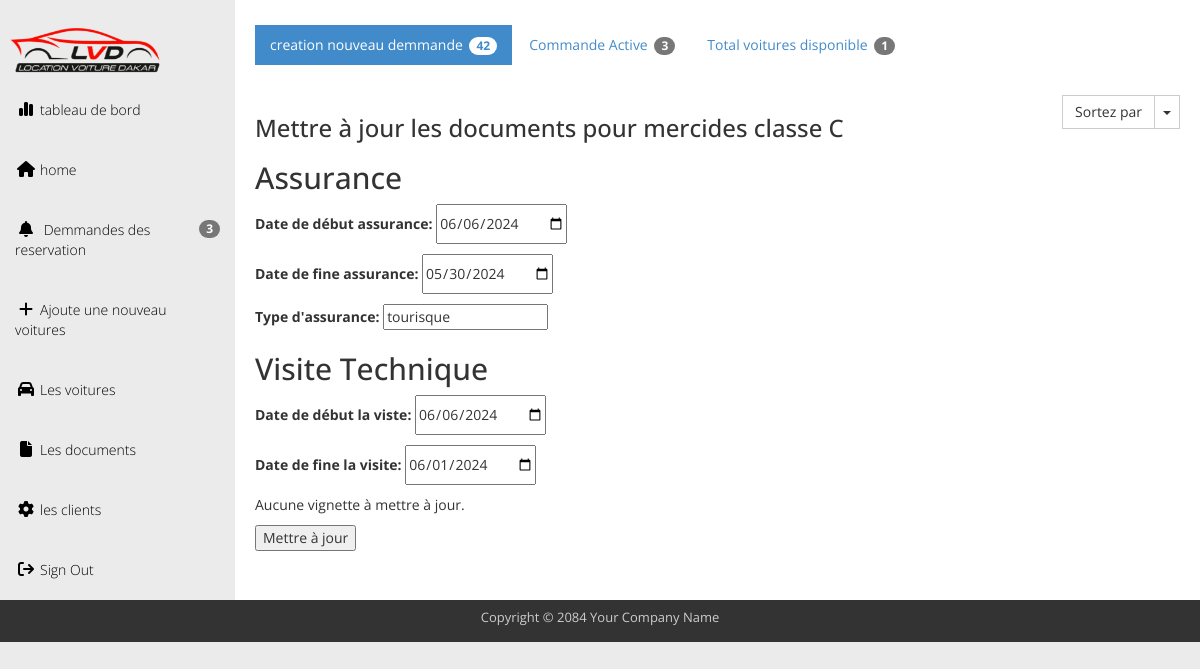
The page /administration/update-documents/5/ (signed in) on the database its author committed.
### administration/models.py (models this page shows, shortened)
class Voiture(models.Model):
    MODEL_CHOICES = [(str(year), str(year)) for year in range(2010, 2025)]
    TYPE_CARBURANT_CHOICES = [
        ('Essence', 'Essence'),
        ('Diesel', 'Diesel'),
        ('Electrique', 'Électrique'),
    ]
    BOITE_VITESSE_CHOICES = [
        ('Manuelle', 'Manuelle'),
        ('Automatique', 'Automatique'),
    ]
    STATUT_CHOICES = [
        ('Bon état', 'Bon état'),
        ('Besoin de réparations mineures', 'Besoin de réparations mineures'),
        ('Besoin de réparations majeures', 'Besoin de réparations majeures'),
    ]
    marque = models.CharField(max_length=100, )
    type = models.CharField(max_length=100)
    matricule = models.CharField(max_length=50)
    date_achat = models.DateField()
    image = models.ImageField(upload_to='voitures/')
    puissance_fiscale = models.DecimalField(max_digits=5, decimal_places=2)
    type_carburant = models.CharField(max_length=50, choices=TYPE_CARBURANT_CHOICES)
    boite_vitesse = models.CharField(max_length=50, choices=BOITE_VITESSE_CHOICES)
    model = models.CharField(max_length=100,choices=MODEL_CHOICES)
    montant_achat = models.DecimalField(max_digits=10, decimal_places=2)
    prix=models.CharField(max_length=10, default='0')
    statut_mecanique = models.CharField(max_length=50, choices=STATUT_CHOICES, default='Bon état')
    disponibilite=models.CharField(max_length=5,default='oui')

class Assurance(models.Model):
    voiture = models.ForeignKey(Voiture, on_delete=models.CASCADE)
    date_debut = models.DateField()
    date_fin = models.DateField()
    type_assurance = models.CharField(max_length=100)

class VisiteTechnique(models.Model):
    voiture = models.ForeignKey(Voiture, on_delete=models.CASCADE)
    date_debut = models.DateField()
    date_fin = models.DateField()

### administration/views.py (the view)
# urls.py: path('update-documents/<int:voiture_id>/', views.update_documents_view, name='update_documents_view'),
@login_required
def update_documents_view(request, voiture_id):
    if not request.user.is_staff:
        return redirect('admin_login')
    voiture = get_object_or_404(Voiture, id=voiture_id)
    today = datetime.now().date()
    target_date = today + timedelta(days=5)
    try:
        assurance = Assurance.objects.get(voiture=voiture, date_fin__lte=target_date, date_fin__gte=today - timedelta(days=1))
    except Assurance.DoesNotExist:
        assurance = None
    try:
        visite_technique = VisiteTechnique.objects.get(voiture=voiture, date_fin__lte=target_date, date_fin__gte=today - timedelta(days=1))
    except VisiteTechnique.DoesNotExist:
        visite_technique = None
    try:
        vignette = Vignette.objects.get(voiture=voiture, date_fin__lte=target_date, date_fin__gte=today - timedelta(days=1))
    except Vignette.DoesNotExist:
        vignette = None
    if request.method == 'POST':
        assurance_form = AssuranceForm(request.POST, instance=assurance)
        visite_technique_form = VisiteTechniqueForm(request.POST, instance=visite_technique)
        vignette_form = VignetteForm(request.POST, instance=vignette)
        if all([form.is_valid() for form in [assurance_form, visite_technique_form, vignette_form] if form is not None]):
            if assurance_form.is_valid():
                assurance = assurance_form.save(commit=False)
                assurance.voiture = voiture
                assurance.save()
            if visite_technique_form.is_valid():
                visite_technique = visite_technique_form.save(commit=False)
                visite_technique.voiture = voiture
                visite_technique.save()
            if vignette_form.is_valid():
                vignette = vignette_form.save(commit=False)
                vignette.voiture = voiture
                vignette.save()
            return redirect('document_vehicule_view')
    else:
        assurance_form = AssuranceForm(instance=assurance) if assurance else None
        visite_technique_form = VisiteTechniqueForm(instance=visite_technique) if visite_technique else None
        vignette_form = VignetteForm(instance=vignette) if vignette else None
    context = {
        'voiture': voiture,
        'assurance_form': assurance_form,
        'visite_technique_form': visite_technique_form,
        'vignette_form': vignette_form,
    }
    return render(request, 'administration/update_documents.html', context)

### administration/forms.py
class AssuranceForm(forms.ModelForm):
    class Meta:
        model = Assurance
        fields = ['date_debut', 'date_fin', 'type_assurance']
        labels = {
            'date_debut': 'Date de début assurance',
            'date_fin': 'Date de fine assurance',
            'type_assurance': 'Type d\'assurance',
        }
        widgets = {
            'date_debut': forms.DateInput(attrs={'type': 'date'}),
            'date_fin': forms.DateInput(attrs={'type': 'date'}),
        }

class VisiteTechniqueForm(forms.ModelForm):
    class Meta:
        model = VisiteTechnique
        fields = ['date_debut', 'date_fin']
        labels = {
            'date_debut': 'Date de début la viste',
            'date_fin': 'Date de fine la visite',
        }
        widgets = {
            'date_debut': forms.DateInput(attrs={'type': 'date'}),
            'date_fin': forms.DateInput(attrs={'type': 'date'}),
        }

### administration/context_processors.py (called while the page is built)
def global_count(request):
    commande = Commande_reservation.objects.all()
    commande_count = commande.count()
    voiture_dispo = Voiture.objects.all()
    available_count = sum(1 for voiture in voiture_dispo if voiture.disponibilite.lower() == 'oui')
    forms = {res.pk: UpdateDateForm(instance=res) for res in commande}
    return {
        'commande_count': commande_count,
        'available_count': available_count
    }

### templates/administration/update_documents.html (shortened to what this page needs)
{% load static %}
<!DOCTYPE html>
<head>
  <link rel="stylesheet" href="{% static 'administration/css/templatemo_main.css' %}">
  <link rel="stylesheet" href="{% static 'css/all.min.css' %}">
</head>
<body>
  <div id="main-wrapper">
    <div class="template-page-wrapper">
      <div class="navbar-collapse collapse templatemo-sidebar">
        <ul class="templatemo-sidebar-menu">
          <li>
            <img src="{% static 'images/LVD-logo-Transparent2.ico' %}" alt="" width="70px" height="60px" style="scale: 2.5; margin-left: 50px;" >
          </li>
          <li ><a href="{% url 'reservation_statistiques' %}"><i class="fa-solid fa-chart-simple"></i>tableau de bord</a></li>
          <li ><a href="{% url 'index' %}"><i class="fa fa-home"></i>home</a></li>
          <li><a href="{% url 'demmande' %}"><i class="fa-sharp fa-solid fa-bell"></i><span class="badge pull-right">3</span> Demmandes des reservation</a></li>
          <li><a href="{% url 'ajoute_voiture' %}"><i class="fa-solid fa-plus"></i>Ajoute une nouveau voitures</a></li>
          <li><a href="{% url 'voitures' %}"><i class="fa-solid fa-car"></i>Les voitures</a></li>
          <li><a href="{% url 'document_vehicule_view' %}"><i class="fa-sharp fa-solid fa-file"></i>Les documents</a></li>
          <li><a href=""><i class="fa fa-cog"></i>les clients</a></li>
          <li><a href="" data-toggle="modal" data-target="#confirmModal"><i class="fa fa-sign-out"></i>Sign Out</a></li>
        </ul>
      </div>
      <div class="templatemo-content-wrapper">
        <div class="templatemo-content">
          <div class="row margin-bottom-30">
            <div class="col-md-12">
              <ul class="nav nav-pills">
                <li class="active"><a href="#">creation nouveau demmande <span class="badge">42</span></a></li>
                <li><a href="#">Commande Active <span class="badge">{{commande_count}}</span></a></li>
                <li><a href="#">Total voitures disponible <span class="badge"> {{available_count}} </span></a></li>
              </ul>
            </div>
          </div>
          <div class="row">
            <div class="col-md-12">
              <div class="btn-group pull-right" id="templatemo_sort_btn">
                <button type="button" class="btn btn-default">Sortez par</button>
                <button type="button" class="btn btn-default dropdown-toggle" data-toggle="dropdown">
                  <span class="caret"></span>
                </button>
              </div>
              <div class="table-responsive">
                        <h1>Mettre à jour les documents pour {{ voiture.marque }} {{ voiture.type }}</h1>
                        <form method="post">
                            {% if assurance_form %}
                            <h2>Assurance</h2>
                            {{ assurance_form.as_p }}
                            {% else %}
                            <p>Aucune assurance à mettre à jour.</p>
                            {% endif %}
                            {% if visite_technique_form %}
                            <h2>Visite Technique</h2>
                            {{ visite_technique_form.as_p }}
                            {% else %}
                            <p>Aucune visite technique à mettre à jour.</p>
                            {% endif %}
                            {% if vignette_form %}
                            <h2>Vignette</h2>
                            {{ vignette_form.as_p }}
                            {% else %}
                            <p>Aucune vignette à mettre à jour.</p>
                            {% endif %}
                            <button type="submit">Mettre à jour</button>
                        </form>
              </div>
            </div>
          </div>
        </div>
      </div>
      <footer class="templatemo-footer"
      >
        <div class="templatemo-copyright">
          <p>Copyright &copy; 2084 Your Company Name</p>
        </div>
      </footer>
    </div>
</div>
  </body>
</html>

### project/static/administration/css/templatemo_main.css (style rules this page uses)
* { font-family: 'Open Sans', sans-serif; }
body { background-color: rgb(235,235,235); }
h1 { font-size: 24px; }
.templatemo-content-wrapper { float: left; width: 100%; }
.templatemo-content { margin-left: 235px; margin-top: 0px; min-height: 600px; padding: 25px 20px 0 20px; background-color: white; overflow-x: hidden; }
.templatemo-footer { clear: both; font-size: 13px; padding: 8px 0 5px 0; text-align: center; color: #ccc; background-color: #333; }
.margin-bottom-30 { margin-bottom: 30px; }
.templatemo-sidebar { padding: 0; margin-top: 20px; }
.templatemo-sidebar .templatemo-sidebar-menu { list-style: none; margin: 0; padding: 0; }
.templatemo-sidebar .templatemo-sidebar-menu > li { display: block; margin: 0; padding: 0; border: 0px; }
.templatemo-sidebar .templatemo-sidebar-menu > li > a { display: block; position: relative; margin: 0; border: 0px; padding: 20px 15px; text-decoration: none; font-size: 14px; font-weight: 300; }
.templatemo-sidebar-menu a { color: black; }
.templatemo-sidebar .templatemo-sidebar-menu > li > a > i { font-size: 16px; top: 2px; margin-top: 1px; margin-left: 1px; margin-right: 4px; display: inline-block; width: 1.25em; text-align: center; }
#templatemo_sort_btn { margin-bottom: 20px; }
.nav-pills>li>a, .nav-tabs>li>a, .alert, .progress, .panel, .btn, .panel-group .panel, .form-control, .modal-content, .breadcrumb { border-radius: 0; }
@media screen and (min-width: 992px) { .templatemo-sidebar { width: 235px; float: left; position: relative; margin-right: -100%; } }

### rows shown on the page
Voiture: marque "mercides", type "classe C"
Assurance: date_debut "06/06/2024", date_fin "05/30/2024", type_assurance "tourisque"
VisiteTechnique: date_debut "06/06/2024", date_fin "06/01/2024"

### other values the page prints
{{ commande_count }} "3"
{{ available_count }} "1"
